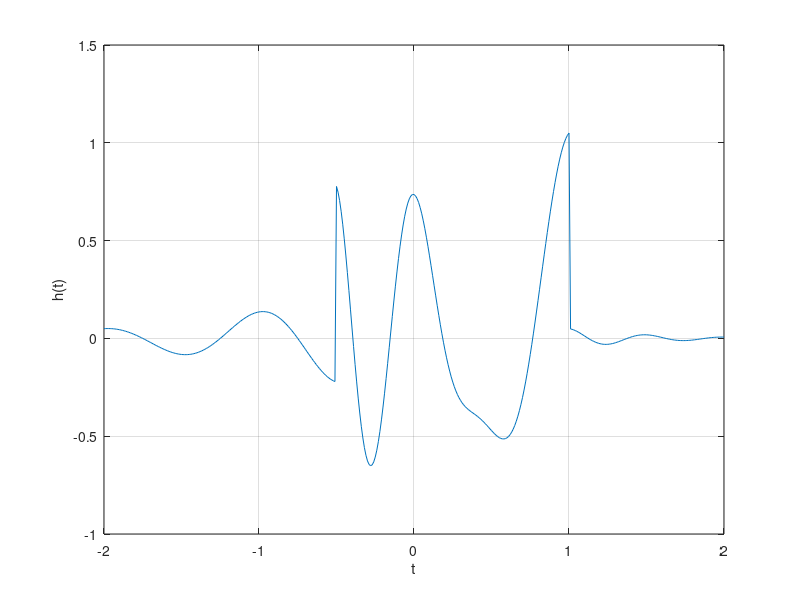

Here is the MATLAB script that generated this plot: (Note: this script raises an error after producing the figure.)

%Problema 1 - Sección 1.11

%1.11-1
f= @(t) exp(-t).*cos(2*pi*t);
t = 0;
f(t)
f(0)
t = (-2:2);
f(t)
plot(t,f(t));
xlabel('t');
ylabel('f(t)');
grid;
t=(-2:0.01:2);
plot(t,f(t));
xlabel('t');
ylabel('f(t)');
grid;

%1.11-2

u=@(t) 1.0.*(t>=0);
t=(-2:2); 
plot(t,u(t));
xlabel('t');
ylabel('u(t)');
t=(-2:0.01:2);
plot(t,u(t));
xlabel('t');
ylabel('u(t)');
axis([-2 2 -0.1 1.1]);
p=@(t) 1.0.*((t>=0)&(t<1));
t = (-1:0.01:2);
plot(t,p(t));
xlabel('t');
ylabel('p(t) = u(t)-u(t-1)');
axis([-1 2 -0.1 1.1]);
p=@(t) u(t)-u(t-1);
t=(-1:0.01:2);
plot(t,p(t));
xlabel('t');
ylabel('p(t) = u(t)-u(t-1)');
axis([-1 2 -0.1 1.1]);

%1.11-3

g=@(t) f(t).*u(t);
t=(-2:0.01:2);
plot(t,g(2*t+1));
xlabel('t');
ylabel('g(2t+1)');
grid;
plot(t,g(-t+1));
xlabel('t');
ylabel('g(-t+1)');
grid;
plot(t,g(2*t+1)+g(-t+1));
xlabel('t');
ylabel('h(t)');
grid;

%1.11-4

x = @(t) exp(-t).*((t>=0)&(t<1));
t = (0:0.01:1);
E_x = sum(x(t).*x(t)*0.01)
x_squared = @(t) x(t).*x(t);
E_x = quad(x_squared,0,1)
g_squared = @(t) g(t).*g(t);
t = (0:0.001:100);
E_g = sum(g_squared(t)*0.001)
E_g = quad(g_squared,0,100)
h_squared=@(t) (g(2*t+1)+g(-t+1)).*(g(2*t+1)+g(-t+1));
E_h= quad(h_squared,-2,2)


%%%%%%%%%%%%%%%%%%%%%%%%%%%%%%%%%%%%%%%%%
%% Ejercicio 2
% *2.* Resuelve el problema 1.2-2 usando las herramientas del paso anterior.
% Primero definimos la funcion a trozos por medio de la funcion heaviside()

t = [-10:0.001:10];
x = @(t) -t.*(heaviside(t+4).*heaviside(-t))+t.*(heaviside(t).*heaviside(-t+2));
plot(t,x(t));
xlabel('t'); ylabel('x(t)'); 
grid;
axis([-8 8 -1 5]);
%% 
% Ya definida la funcion, simplemente la evaluamos en las diferentes transformaciones
%% Transformacion a)

plot(t,x(t-4));
xlabel('t'); ylabel('x(t-4)'); 
grid;
axis([-8 8 -1 5]);
%% Transformacion b)

plot(t,x(t/1.5));
xlabel('t'); ylabel('x(t/1.5)'); 
grid;
axis([-8 8 -1 5]);
%% Transformacion c)

plot(t,x(-t));
xlabel('t'); ylabel('x(-t)'); 
grid;
axis([-8 8 -1 5]);
%% Transformacion d)

plot(t,x(2*t-4));
xlabel('t'); ylabel('x(2*t-4)'); 
grid;
axis([-8 8 -1 5]);
%% Transformacion e)

plot(t,x(2-t));
xlabel('t'); ylabel('x(2-t)'); 
grid;
axis([-8 8 -1 5]);
%%%%%%%%%%%%%%%%%%%%%%%%%%%%%%%%%%%%%%%%%
%% Ejercicio 3
%% 
% 1.11-1 Provide MATLAB code and output that plots the odd portion xo(t) 
% of the function x(t) = 2−t cos(2πt)u(t−π ) over a suitable-length interval using 
% a suitable number of points.

p=pi;
x=-10:0.1:10;
f1=(2.^-x).*cos(2*p*x);
f2=(x<0).*(0)+(x>=0).*(1);
f3=f1.*(f2-p);

figure
plot(x,f3,'r')
title('Grafica ejercicio 1.11-1')
xlabel('Valores de x')
ylabel('Valores de f(x)')
grid on
ax = gca;
ax.XAxisLocation = 'origin';
ax.YAxisLocation = 'origin';

ax.Box = 'off';

xlim([-10 10])
ylim([-10 10])
%%%%%%%%%%%%%%%%%%%%%%%%%%%%%%%%%%%%%%%%%
%% Ejercicio 4 Version Matlab
%% 
% 4. Construye la grafica de para cuatro rangos (figura 2x2). Los ejes deben 
% mostrarse en el origen además de la edición de su preferencia.

clc 
clear 
close all
p=pi;
t=-20:0.005:20;
s=0;
l=0;
k=10;
for n=1:k
    s=cos(2*p*k*t);
    l=l+s;
end
%%
    
subplot(1,2,1)
plot(t,s,'r')
title('Grafica primer rango')
xlabel('Valores de x')
ylabel('Valores de f(x)')
grid on 
axis ([-2 2, -2, 2])


subplot(1,2,2)
plot(t,s,'b')
title('Grafica segundo rango')
xlabel('Valores de x')
ylabel('Valores de f(x)')
grid on 
axis ([-0.5 0.5, -2.5, 2.5])

subplot(2,1,1)
plot(t,s,'c')
title('Grafica tercer rango')
xlabel('Valores de x')
ylabel('Valores de f(x)')
grid on 
axis ([-7, 7 -2.5 2.5])

subplot(2,1,2)
plot(t,s,'g')
title('Grafica cuarto rango')
xlabel('Valores de x')
ylabel('Valores de f(x)')
grid on 
axis ([-1.9, 1.9 -2.2 2.2])
